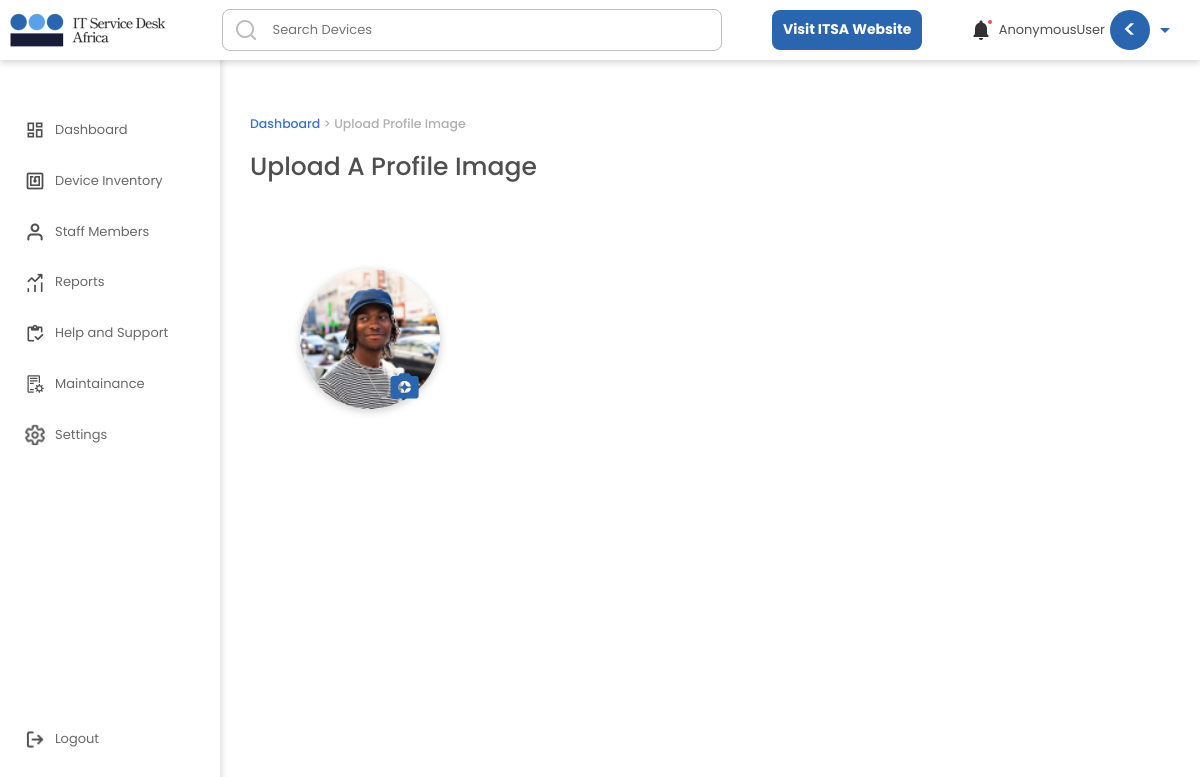
Page /member/uploadprofileimagepage/3/ on the earlier database version.
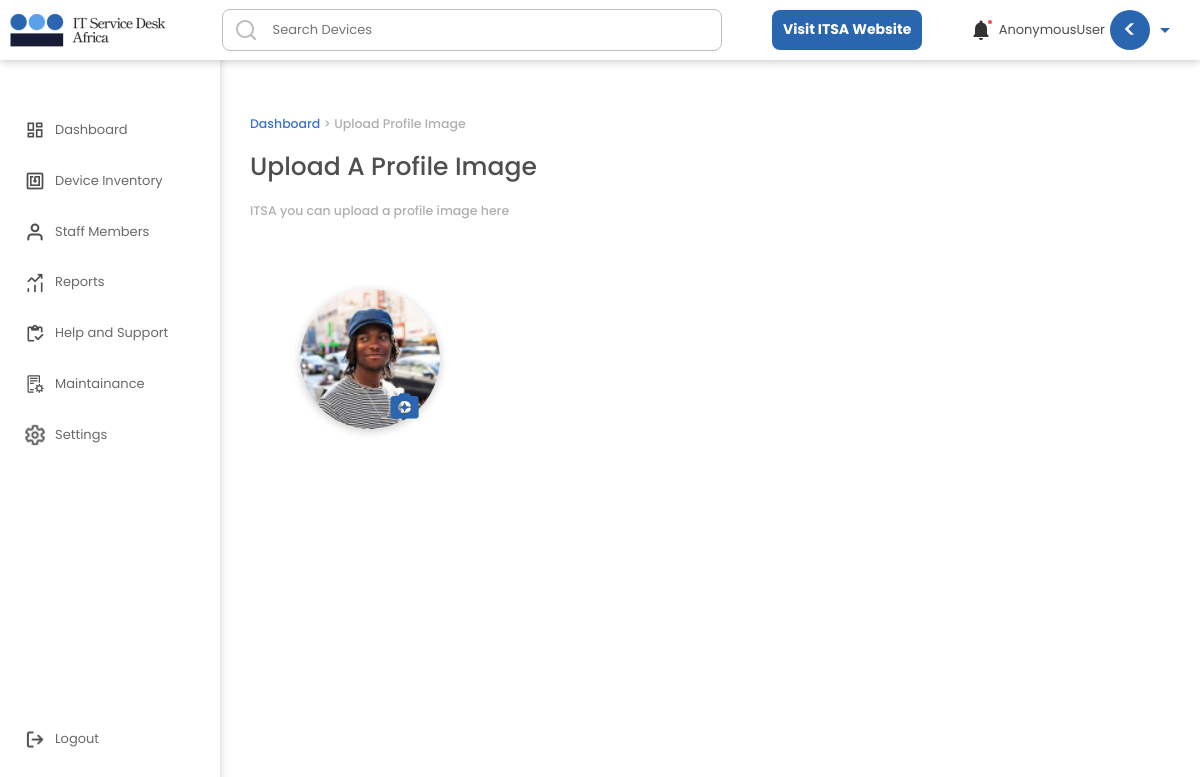
Same page on the later database version.
### useronboard/models.py (models this page shows, shortened)
class SignupForm(models.Model):
    user = models.ForeignKey(User, null=True, on_delete=models.CASCADE)
    companyname = models.CharField(max_length=200, null=True, blank=True)
    companyUniqueID = models.CharField(max_length=200, null=True, blank=True)
    email = models.EmailField(max_length=200, null=True, blank=True)
    phone = models.CharField(max_length=200, null=True, blank=True)
    city = models.CharField(max_length=200, null=True, blank=True)
    country = models.CharField(max_length=200, null=True, blank=True)
    password = models.CharField(max_length=200, null=True, blank=True)
    repassword = models.CharField(max_length=200, null=True, blank=True)
    address = models.CharField(max_length=200, null=True, blank=True)
    created_at = models.DateTimeField(auto_now_add=True)
    edited_at = models.DateTimeField(auto_now=True)
    class Meta:
        ordering = ['-edited_at', '-created_at']

### userarea/views.py (the view, shortened to what this page needs)
# urls.py: path('uploadprofileimagepage/<str:pk>/', views.UploadProfileImg, name="UploadProfileImg"),
def UploadProfileImg(request, pk):
    allSignUps = SignupForm.objects.filter(id = pk)
    allUsers = User.objects.all()
    allProfileImages2 = UserProfileImage.objects.all()
    allProfileImages = UserProfileImage.objects.filter(userReg = request.user.username).first()
    context = {'allProfileImages2':allProfileImages2, 'allProfileImages':allProfileImages, 'allUsers':allUsers, 'allSignUps': allSignUps}
    return render(request, 'userarea/updateimage.html', context)

### userarea/templates/userarea/updateimage.html (shortened to what this page needs)
{% include 'general.html' %}
{% load static %}
{% block content %}
<!DOCTYPE html>
<html lang="en">
	<head>
		<link rel="stylesheet" href={% static 'dashboard/css/style.css' %} />
		<link rel="stylesheet" href={% static 'inventory/css/style.css' %} />
		<link rel="stylesheet" href={% static 'editprofile/css/style.css' %} />
		<link href="https://unpkg.com/aos@2.3.1/dist/aos.css" rel="stylesheet">
	</head>
	<body class='body'>
		<div class='main'>
            <br/><div>
                <h5> <a href = {% url 'Dashboard' %} >Dashboard</a> > Upload Profile Image </h5>
            <br/>
            </div>
            <div class='profileintro'>
                    <h1>Upload A Profile Image</h1>
                </div>
                <br/>
            <div>
                {% for allSignUps in allSignUps %}
                <h5>{{allSignUps.companyname}} you can upload a profile image here</h5>
                {% endfor %}
            </div><br/>
            <div class='profileUpdateSection'>
                <form method='POST' enctype="multipart/form-data" >
                    <label for='images' class="uploadProfilePic">
                        <div class='profilepicinner'>
                            <div class='userimg' >
                                <div class='profileimgproper'>
                                    {% if allProfileImages.profilepicture %}
                                    {% comment %} <div class='profileimgproper'><img src={% static 'editprofile/img/user.png' %} /></div> {% endcomment %}
                                    <div class='profileimgproper'><img src ={{allProfileImages.profilepicture.url}} /></div>
                                    {% comment %} <div class='profileimgproper'><img src = "{{allProfileImages2.profilepicture.url}}" /></div> {% endcomment %}
                                    {% else %}
                                    <div class='profileimgproper'><img src={% static 'editprofile/img/user.png' %} /></div>
                                    {% endif %}
                                </div>
                            </div>
                            <div name='profilepicture'>
                            </div>
                            <div class='cam' >
                                <img src={% static 'editprofile/img/cam.png' %} />
                            </div>
                        </div>
                    </label>
                </form>
            </div>
        </div>
    </body>
</html>
{% endblock content %}

### userarea/templates/general.html (shortened to what this page needs)
{% load static %}
<!DOCTYPE html>
<html lang="en">
	<head>
		<link rel="stylesheet" href="https://maxcdn.bootstrapcdn.com/bootstrap/3.4.1/css/bootstrap.min.css">
		<link rel="stylesheet" href={% static 'general/css/style.css' %} />
		<link rel="stylesheet" href={% static 'dashboard/css/style.css' %} />
		<link href="https://cdnjs.cloudflare.com/ajax/libs/mdb-ui-kit/6.1.0/mdb.min.css" rel="stylesheet" />
		<link href="https://unpkg.com/aos@2.3.1/dist/aos.css" rel="stylesheet">
	</head>
	<body>
        {% include 'navbar.html' %}{% block content %}{% endblock content %}
    </body>
    </html>

### userarea/templates/navbar.html (shortened to what this page needs)
{% load static %}
{% block content %}
<body>
    <nav>
        <div>
            <img src={% static 'general/img/itsalogopng1.png' %} />
        </div>
        <div class='search'>
            <form method='GET' action="{% url 'Searchresult' %}">
                <input type='text' name='q' placeholder='Search Devices' />
            </form>
            <img class='searchIcon' src={% static 'general/img/searchicon.png' %} />
        </div>
        <div class='navBtn'>
            <button>
                <p>Visit ITSA Website</p>
            </button>
        </div>
        <div class='notifysection'>
            <div class='notifyout' >
                <img class='notify' src={% static 'general/img/notify.png' %} />
                <img class='notifyactive' src={% static 'general/img/notify-active.png' %} />
            </div>
            <div class='notifysectioninner'>
                {% if allSignUps.user == request.user %}
                <h4>{{ allSignUps.companyname }}</h4>
                {% else %}
                {{request.user}}
                {% endif %}
                <div class='profileimgsectiontext'>
                    <h1></h1>
                </div>
                <img src={% static 'general/img/arrow-down.png' %} />
            </div>
        </div>
    </nav>
    <div class='sidebarsection'>
        <a href={% url 'Dashboard' %}>
            <div class='sidebar dashboard'>
                <img src={% static 'dashboard/img/dashboard.png' %} />
                <p>Dashboard</p>
            </div>
        <a href={% url 'DeviceInventory' %}>
            <div class='sidebar deviceinventory '>
                <img src={% static 'general/img/device.png' %} />
                <p>Device Inventory</p>
            </div>
        <a href={% url 'StaffMembers' %}>
            <div class='sidebar staffmembers'>
                <img src={% static 'general/img/userimg.png' %} />
                <p>Staff Members</p>
            </div>
        <a href={% url 'Reports' %}>
            <div class='sidebar reports'>
                <img src={% static 'general/img/reports.png' %} />
                <p>Reports</p>
            </div>
        <a href={% url 'Support' %}>
            <div class='sidebar support'>
                <img src={% static 'general/img/help.png' %} />
                <p>Help and Support</p>
            </div>
        <a href={% url 'Maintainance' %}>
            <div class='sidebar maintain'>
                <img src={% static 'general/img/maintainance.png' %} />
                <p>Maintainance</p>
            </div>
        <a href={% url 'Settings' %}>
            <div class='sidebar settings'>
                <img src={% static 'general/img/settings.png' %} />
                <p>Settings</p>
            </div>
            <div class='sidebar logout'>
                <img src={% static 'general/img/logout.png' %} />
                <p>Logout</p>
            </div>
    </div>
</body>
{% endblock content %}

### static/general/css/style.css (style rules this page uses)
* { box-sizing: border-box; margin: 0; padding: 0; font-family: 'Poppins', sans-serif; }
nav { background-color: #FFFFFF; padding: 5px; display: flex; justify-content: space-between; align-items: center; font-size: 1.3rem; box-shadow: 0 2px 8px 0 rgba(0, 0, 0, 0.2); position: fixed; width: 100vw; z-index: 3; }
.notifysectioninner { cursor: pointer; }
.notifysection { display: flex; align-items: center; justify-content: space-between; }
.notifysection img { margin-right: 10px; }
.notifysectioninner { align-items: center; display: flex; padding-right: 20px; }
.notifysectioninner img { margin-right: 5px; margin-left: 5px; }
.profileimgsectiontext { width: 40px; font-size: 1rem; background-color:#2A66B0; color: white; margin: 5px; padding-top: 5px; text-align: center; border-radius: 40px; }
.profileimgproper img { width: 50px; box-shadow: 0 2px 8px 0 rgba(0, 0, 0, 0.2); }
.search input { display: flex; align-items: center; border: solid rgb(190, 190, 190) 1px; border-radius: 8px; width: 500px; position: relative; height: 40px; padding: 20px; padding-left: 50px; background-color: transparent; }
.searchIcon { position: absolute; top: 18px; padding-left: 7px; }
.search img { margin-right: 5px; margin-left: 5px; }
nav button { background-color: #2A66B0; border: none; color: white; align-items: center; width: 150px; font-size: 1.4rem; height: 40px; padding: 8px 5px 5px 5px; border-radius: 8px; font-weight: bold; }
.notifyout { position: relative; }
.notifyactive { position: absolute; right: -3px; }
.sidebarsection { padding-top: 100px; padding-left: 20px; height: 100vh; width: 220px; position: fixed; box-shadow: 0 2px 8px 0 rgba(0, 0, 0, 0.2); z-index: 2; color: black; }
.sidebar { display: flex; align-items: center; margin-top: 10px; transition: 0.2s ease-in-out; cursor: pointer; width: 95%; padding: 0px 5px; border-radius: 8px; color: rgb(105, 105, 105); }
.sidebar img { margin-right: 10px; width: 20px; }
.sidebar p { margin-top: 10px; font-size: 1.3rem; }
.logout { position: absolute; bottom: 40px; width: 85%; }

### static/dashboard/css/style.css (style rules this page uses)
* { box-sizing: border-box; margin: 0; padding: 0; font-family: 'Poppins', sans-serif; }
body { overflow-x: hidden; }
.main { padding-top: 100px; padding-left: 270px; }
.main h5 { color: rgb(175, 175, 175); }
.search img { margin-right: 5px; margin-left: 5px; }
.profileimgproper img { width: 50px; height: 50px; overflow: hidden; border-radius: 100px; object-fit: cover; }

### static/inventory/css/style.css (style rules this page uses)
* { box-sizing: border-box; margin: 0; padding: 0; font-family: Poppins; }
body { overflow-x: hidden; }
.main { padding-top: 100px; padding-left: 250px; width: 98%; }

### static/editprofile/css/style.css (style rules this page uses)
* { box-sizing: border-box; margin: 0; padding: 0; font-family: Poppins; }
body { overflow-x: hidden; }
.main { padding-top: 100px; padding-left: 250px; width: 98%; }
.userimg img { position: absolute; height: 140px; width: 140px; }
.cam img { position: absolute; bottom: 10px; left: 110px; }
.uploadProfilePic { height: 140px; width: 140px; position: relative; cursor: pointer; border-radius: 150px; }
.profileintro { display: flex; align-items: center; justify-content: space-between; }
.profilepicinner img { margin-left: -20px; }
.profileUpdateSection { width: 200px; padding: 50px; }
.userimg { background-color: transparent; }
.profileimgproper img { margin-left: 0px; }
input, select { outline: none; }

Differences in the rows shown:
added SignupForm: companyname "ITSA"
